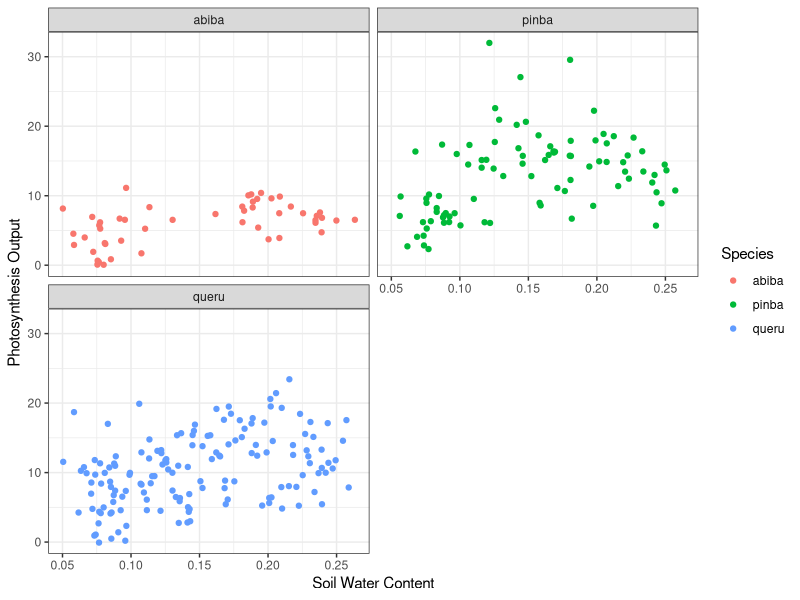
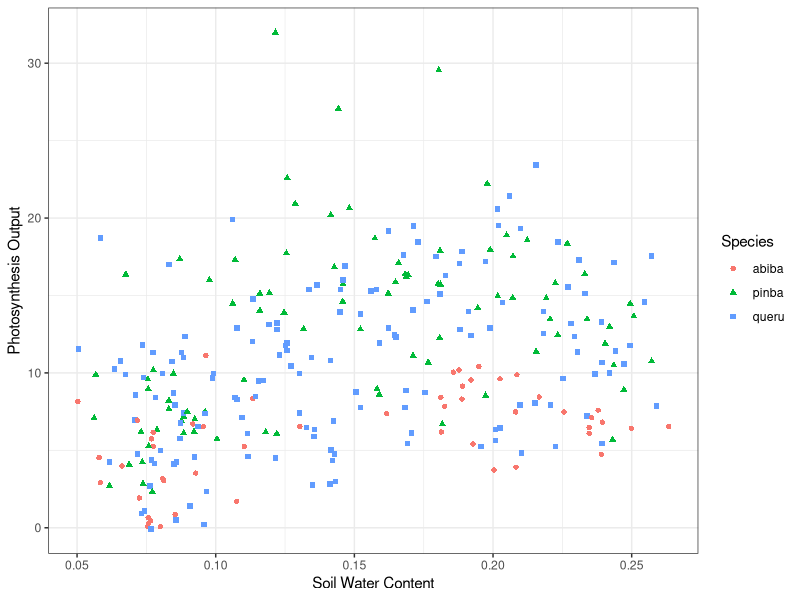
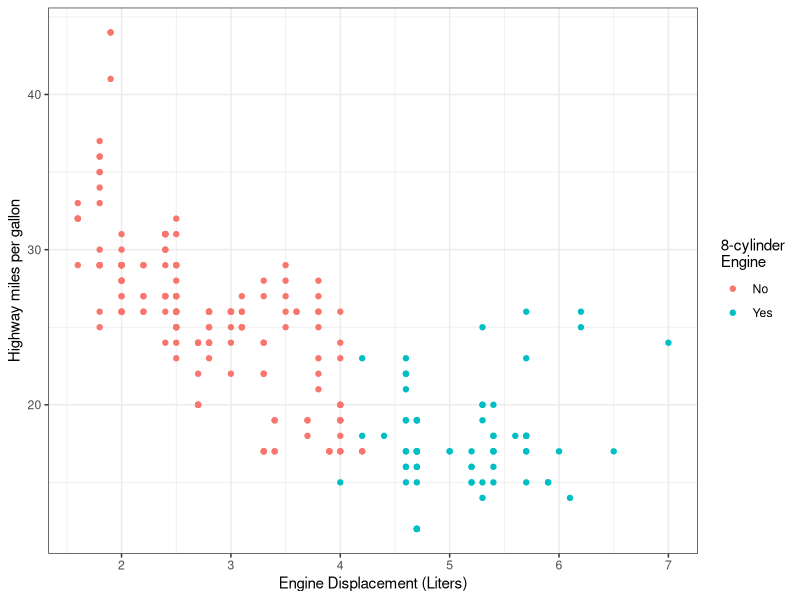
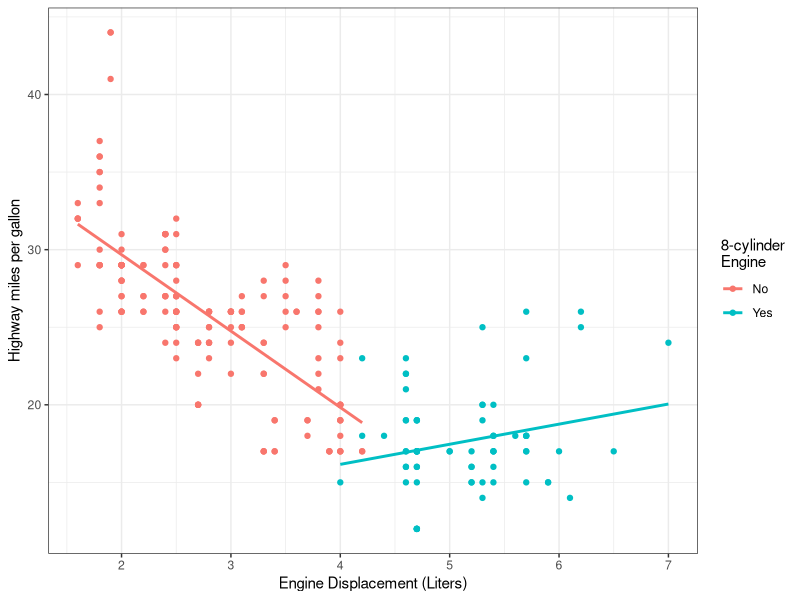

Write R code to recreate these figures, in order.
## ---- chunk 1
library(knitr)
## ---- chunk 2
z <- c("A", "B", "C")
xB <- c(0, 1, 0)
xC <- c(0, 0, 1)
cat_df <- data.frame(z= z,
                     xB=xB,
                     xC=xC)
kable(cat_df,
      col.names = c("$z$", "$x_B$", 
                    "$x_C$"),
      caption="Indicator variable values corresponding to the categorical variable $z$.")
## ---- chunk 3
library(tidyverse)
library(broom)
## ---- chunk 4
photo <- read_csv("data/photo.csv", col_types=cols())
photo <- subset(photo, !is.na(soil_water))
photo_small <- subset(photo, species %in% c("abiba", "pinba", "queru"))
## ---- chunk 5
# Plot the data
g_photo_small_panel <- ggplot(photo_small) + theme_bw() + geom_point(aes(x=soil_water, y=photosyn, col=species)) +xlab("Soil Water Content") + ylab("Photosynthesis Output") + facet_wrap(~species, nrow=2) + scale_color_discrete(name="Species")
g_photo_small_panel
## ---- chunk 6
# Plot the data
g_photo_small <- ggplot(photo_small) + theme_bw() + geom_point(aes(x=soil_water, y=photosyn, col=species, shape=species)) +xlab("Soil Water Content") + ylab("Photosynthesis Output")  + scale_color_discrete(name="Species") +
   scale_shape_discrete(name="Species")
g_photo_small
## ---- chunk 7
X <- model.matrix(~species + soil_water, data=photo_small)
head(X)
## ---- chunk 8
photo_lm <- lm(photosyn~species + soil_water, data=photo_small)
## ---- chunk 9
tidy(photo_lm, conf.int=T)
## ---- chunk 10
photo_lm_reduced <- lm(photosyn~soil_water, data=photo_small)
anova(photo_lm_reduced, photo_lm)
## ---- chunk 11
mpg$cyl8 <- ifelse(mpg$cyl==8, "yes", "no")
## ---- chunk 12
g_mpg_8cyl <- ggplot(mpg) + theme_bw() + 
   geom_point(aes(x=displ, y=hwy, col=str_to_title(cyl8))) +
   xlab("Engine Displacement (Liters)") +
   ylab("Highway miles per gallon") + 
   scale_color_discrete(name="8-cylinder\nEngine") 
g_mpg_8cyl
## ---- chunk 13
g_mpg_8cyl  + geom_smooth(aes(x=displ, y=hwy, col=str_to_title(cyl8), group=str_to_title(cyl8)), method="lm", se=FALSE)
## ---- chunk 14
mpg_lm_interact <- lm(hwy~displ*cyl8, data=mpg)
## ---- chunk 15
mpg[c(1:2, 22:24),c("model", "displ", "year", "cyl", "cyl8")]
X <- model.matrix(hwy~displ*cyl8, data=mpg)
X[c(1:2, 22:24),]
## ---- chunk 16
tidy(mpg_lm_interact)
